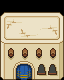

Rendered tile map (Tiled .tmx) drawn with the repository's tilesets; below, a short description and the map source with its tile grids summarised:
An orthogonal 4x5 tile map with 16x16 px tiles, 3 tile layers (OnGrass, Collisions, WalkBehind), 8 tilesets and 1 object (teleport on push).

<map version="1.10" tiledversion="1.11.0" orientation="orthogonal" renderorder="right-down" compressionlevel="6" width="4" height="5" tilewidth="16" tileheight="16" infinite="0" nextlayerid="5" nextobjectid="9">
 <tileset firstgid="1" source="../../../tileset/invisible.tsx" />
 <tileset firstgid="17" source="../../../tileset/heal4.tsx" />
 <tileset firstgid="1111" source="../../../tileset/building-small.tsx" />
 <tileset firstgid="2135" source="../../../tileset/houses2.tsx" />
 <tileset firstgid="2819" source="../../../tileset/building3.tsx" />
 <tileset firstgid="3275" source="../../../tileset/desert.tsx" />
 <tileset firstgid="3339" source="../../../tileset/desert2.tsx" />
 <tileset firstgid="3359" source="../../../tileset/desert3.tsx" />
 <layer id="4" name="OnGrass" width="4" height="5">
  <data>[20 cells, 11 non-empty, 8 distinct tile ids]</data>
 </layer>
 <layer id="1" name="Collisions" width="4" height="5">
  <data>[20 cells, 16 non-empty, 16 distinct tile ids]</data>
 </layer>
 <layer id="2" name="WalkBehind" width="4" height="5">
  <data>[20 cells, 8 non-empty, 6 distinct tile ids]</data>
 </layer>
 <objectgroup id="3" name="Moving">
  <object id="8" type="teleport on push" gid="4" x="32" y="80" width="16" height="16">
   <properties>
    <property name="map" value="floor-0" />
    <property name="x" value="3" />
    <property name="y" value="8" />
   </properties>
  </object>
 </objectgroup>
</map>
